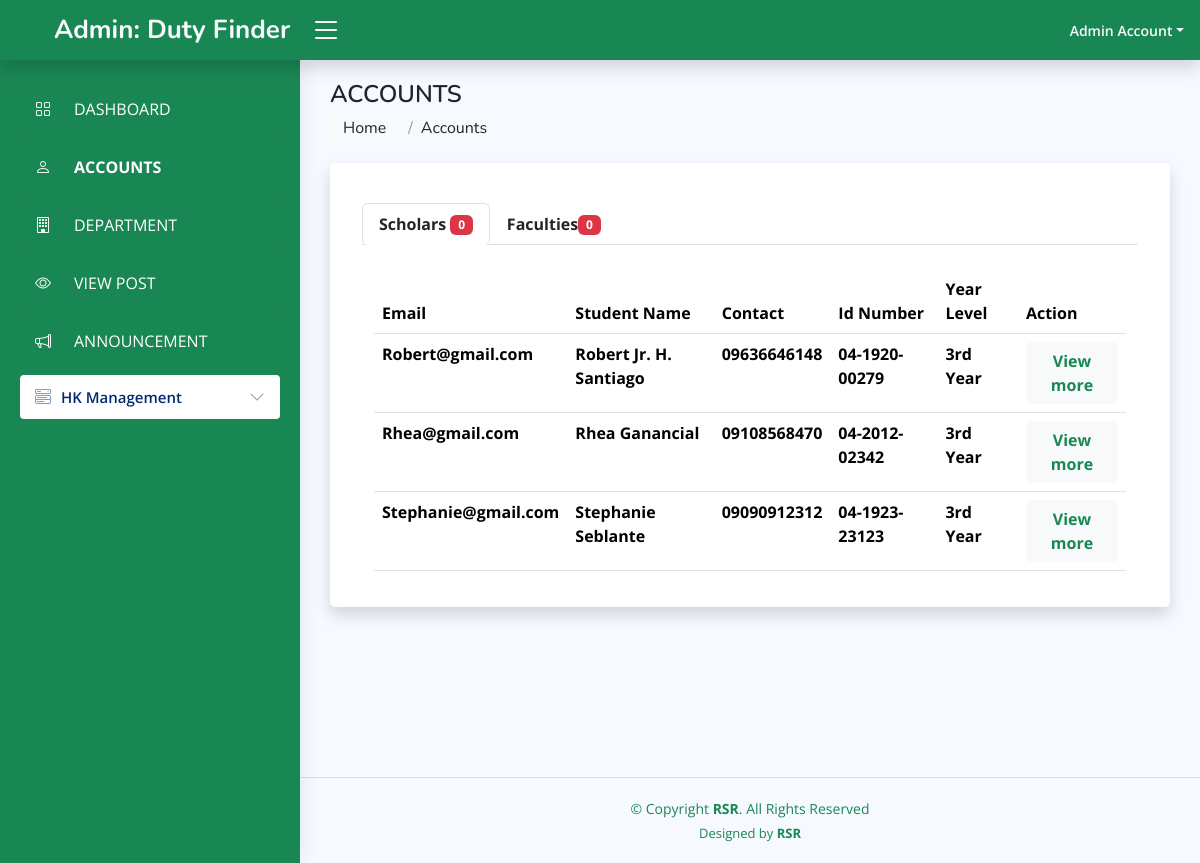
The page /admin/account.php (signed in) on the database its author committed.
### tables this page shows
CREATE TABLE `scholars` (
  `id` int(255) NOT NULL,
  `email` varchar(255) NOT NULL,
  `password` varchar(255) NOT NULL,
  `student_name` varchar(255) NOT NULL,
  `contact` varchar(255) NOT NULL,
  `id_no` varchar(255) NOT NULL,
  `year_level` varchar(255) NOT NULL,
  `course` varchar(255) NOT NULL,
  `department` varchar(255) NOT NULL,
  `status` varchar(255) NOT NULL
);

### admin/account.php (the view, shortened to what this page needs)
<?php
include '../conn.php';
if (empty($_SESSION['email'])) {
?>
  <script>
    alert("Session Expired Please Login Again");
    location.href = '../index.html';
  </script>
<?php
} else {
  $e = $_SESSION['email'];
  $get_admin_det = mysqli_query($conn, "SELECT * FROM admin WHERE email = '$e'");
  while ($admin = mysqli_fetch_object($get_admin_det)) {
    $fullname  = $admin->fullname;
  }
}
?>
<!DOCTYPE html>
<html lang="en">
<head>
  <link href="assets/vendor/bootstrap/css/bootstrap.min.css" rel="stylesheet">
  <link href="assets/vendor/bootstrap-icons/bootstrap-icons.css" rel="stylesheet">
  <link href="assets/vendor/boxicons/css/boxicons.min.css" rel="stylesheet">
  <link href="assets/vendor/quill/quill.snow.css" rel="stylesheet">
  <link href="assets/vendor/quill/quill.bubble.css" rel="stylesheet">
  <link href="assets/vendor/remixicon/remixicon.css" rel="stylesheet">
  <link href="assets/vendor/simple-datatables/style.css" rel="stylesheet">
  <link href="assets/css/style.css" rel="stylesheet">
</head>
<body>
  <header id="header" class="header fixed-top d-flex align-items-center shadow" style="background:#198754 ;">
    <div class="d-flex align-items-center justify-content-between">
      <a href="index.html" class="logo d-flex align-items-center">
        <span class="d-none d-lg-block text-light">Admin: Duty Finder</span>
      </a>
      <i class="bi bi-list toggle-sidebar-btn text-white"></i>
    </div>
    <nav class="header-nav ms-auto">
      <ul class="d-flex align-items-center">
        <li class="nav-item dropdown pe-3">
          <a class="nav-link nav-profile d-flex align-items-center pe-0" href="#" data-bs-toggle="dropdown">
            <span class="d-none d-md-block dropdown-toggle ps-2 text-light"><?php echo $fullname ?></span>
          </a>
        </li>
      </ul>
    </nav>
  </header>
  <aside id="sidebar" class="sidebar bg-success">
    <ul class="sidebar-nav" id="sidebar-nav">
      <li class="nav-item bg-success">
        <a class="nav-link collapsed text-light bg-success fw-bold" href="index.php">
          <i class="bi bi-grid text-light"></i>
          <span class="btn btn-success">DASHBOARD</span>
        </a>
        <a class="nav-link bg-success fw-bold text-light" href="account.php">
          <i class="bi bi-person text-light "></i>
          <span class="btn btn-success fw-bold  ">ACCOUNTS</span>
        </a>
        <a class="nav-link collapsed btn btn-light bg-success text-light " href="department.php">
          <i class="bi bi-building text-light"></i>
          <span class="btn btn-success">DEPARTMENT</span>
        </a>
        <a class="nav-link collapsed bg-success text-light " href="view.php">
          <i class="bi bi-eye text-light"></i>
          <span class="btn btn-success">VIEW POST</span>
        </a>
        <a class="nav-link collapsed bg-success text-light " href="announcement.php">
          <i class="bi bi-megaphone text-light"></i>
          <span class="btn btn-success">ANNOUNCEMENT</span>
        </a>
        <li class="nav-item ">
        <a class="nav-link collapsed" data-bs-target="#components-nav" data-bs-toggle="collapse" href="#">
          <i class="bi bi-menu-button-wide"></i><span>HK Management</span><i class="bi bi-chevron-down ms-auto"></i>
        </a>
      </li>
      </li>
    </ul>
  </aside>
  <main id="main" class="main">
    <div class="pagetitle ">
      <h1 class="text-dark">ACCOUNTS</h1>
      <nav>
        <ol class="breadcrumb">
          <li class="breadcrumb-item "><a href="index.php" class="text-dark btn btn-light">Home</a></li>
          <li class="breadcrumb-item btn btn-light text-dark">Accounts</li>
        </ol>
      </nav>
    </div>
    <section class="section dashboard">
      <div class="card shadow">
        <div class="card-body">
          <div class="container mt-3">
            <br>
            <ul class="nav nav-tabs" role="tablist">
              <li class="nav-item">
                <?php
                $get_new_sch = mysqli_query($conn, "SELECT * FROM scholars WHERE status = 'New'");
                $scholar_new = mysqli_num_rows($get_new_sch);
                ?>
                <a class="nav-link active btn btn-light text-dark fw-bold" data-bs-toggle="tab" href="#scholars">Scholars <sup class="badge bg-danger"><?php echo $scholar_new; ?></sup></a>
              </li>
              <li class="nav-item">
                <?php
                $get_new = mysqli_query($conn, "SELECT * FROM faculties WHERE account_status = 'New'");
                $faculties_new = mysqli_num_rows($get_new);
                ?>
                <a class="nav-link btn btn-light text-dark  fw-bold" data-bs-toggle="tab" href="#faculties">Faculties<sup class="badge bg-danger"><?php echo $faculties_new; ?></sup></a>
              </li>
            </ul>
            <div class="tab-content">
              <div id="scholars" class="container tab-pane active"><br>
                <table class="table">
                  <thead>
                    <tr>
                      <th scope="col">Email</th>
                      <th scope="col">Student Name</th>
                      <th scope="col">Contact</th>
                      <th scope="col">Id Number </th>
                      <th scope="col">Year Level</th>
                      <th scope="col">Action</th>
                    </tr>
                  </thead>
                  <tbody>
                    <?php
                    $get_students = mysqli_query($conn, "SELECT * FROM scholars");
                    while ($std = mysqli_fetch_array($get_students)) {
                    ?>
                      <tr>
                        <th scope="row"><?php echo $std['email'] ?></th>
                        <th scope="row"><?php echo $std['student_name'] ?></th>
                        <th scope="row"><?php echo $std['contact'] ?></th>
                        <th scope="row"><?php echo $std['id_no'] ?></th>
                        <th scope="row"><?php echo $std['year_level'] ?></th>
                        <th scope="col"><a href="" class="btn btn-light text-success fw-bold" data-bs-toggle="modal" data-bs-target="#more<?php echo $std['id'] ?>">View more</a></th>
                      </tr>
                      <div class="modal" tabindex="-1" id="more<?php echo $std['id'] ?>">
                      <?php
                    }
                      ?>
                  </tbody>
                </table>
              </div>
            </div>
          </div>
        </div>
      </div>
    </section>
  </main>
  <footer id="footer" class="footer" style="margin-top: 10%">
    <div class="copyright text-success">
      &copy; Copyright <strong><span class="text-success">RSR</span></strong>. All Rights Reserved
    </div>
    <div class="credits text-success">
      Designed by <a href="https://bootstrapmade.com/" class="text-success fw-bold">RSR</a>
    </div>
  </footer>
</body>
</html>

### admin/assets/css/style.css (style rules this page uses)
:root { scroll-behavior: smooth; }
body { font-family: "Open Sans", sans-serif; background: #f6f9ff; color: #444444; }
a { color: #4154f1; text-decoration: none; }
h1, h2, h3, h4, h5, h6 { font-family: "Nunito", sans-serif; }
#main { margin-top: 60px; padding: 20px 30px; transition: all 0.3s; }
.pagetitle { margin-bottom: 10px; }
.pagetitle h1 { font-size: 24px; margin-bottom: 0; font-weight: 600; color: #012970; }
.card { margin-bottom: 30px; border: none; border-radius: 5px; box-shadow: 0px 0 30px rgba(1, 41, 112, 0.1); }
.card-body { padding: 0 20px 20px 20px; }
.breadcrumb { font-size: 14px; font-family: "Nunito", sans-serif; color: #899bbd; font-weight: 600; }
.breadcrumb a { color: #899bbd; transition: 0.3s; }
.breadcrumb .breadcrumb-item::before { color: #899bbd; }
.logo { line-height: 1; }
@media (min-width: 1200px) { .logo { width: 280px; } }
.logo span { font-size: 26px; font-weight: 700; color: #012970; font-family: "Nunito", sans-serif; }
.header { transition: all 0.5s; z-index: 997; height: 60px; box-shadow: 0px 2px 20px rgba(1, 41, 112, 0.1); background-color: #fff; padding-left: 20px; }
.header .toggle-sidebar-btn { font-size: 32px; padding-left: 10px; cursor: pointer; color: #012970; }
.header-nav ul { list-style: none; }
.header-nav>ul { margin: 0; padding: 0; }
.header-nav .nav-profile { color: #012970; }
.header-nav .nav-profile span { font-size: 14px; font-weight: 600; }
.sidebar { position: fixed; top: 60px; left: 0; bottom: 0; width: 300px; z-index: 996; transition: all 0.3s; padding: 20px; overflow-y: auto; scrollbar-width: thin; scrollbar-color: #aab7cf transparent; box-shadow: 0px 0px 20px rgba(1, 41, 112, 0.1); background-color: #fff; }
@media (min-width: 1200px) { #main, #footer { margin-left: 300px; } }
.sidebar-nav { padding: 0; margin: 0; list-style: none; }
.sidebar-nav li { padding: 0; margin: 0; list-style: none; }
.sidebar-nav .nav-item { margin-bottom: 5px; }
.sidebar-nav .nav-link { display: flex; align-items: center; font-size: 15px; font-weight: 600; color: #4154f1; transition: 0.3; background: #f6f9ff; padding: 10px 15px; border-radius: 4px; }
.sidebar-nav .nav-link i { font-size: 16px; margin-right: 10px; color: #4154f1; }
.sidebar-nav .nav-link.collapsed { color: #012970; background: #fff; }
.sidebar-nav .nav-link.collapsed i { color: #899bbd; }
.sidebar-nav .nav-link .bi-chevron-down { margin-right: 0; transition: transform 0.2s ease-in-out; }
.footer { padding: 20px 0; font-size: 14px; transition: all 0.3s; border-top: 1px solid #cddfff; }
.footer .copyright { text-align: center; color: #012970; }
.footer .credits { padding-top: 5px; text-align: center; font-size: 13px; color: #012970; }

### rows shown on the page
scholars: email "Robert@gmail.com", student_name "Robert Jr. H. Santiago", contact "09636646148", id_no "04-1920-00279", year_level "3rd Year"
scholars: email "Rhea@gmail.com", student_name "Rhea Ganancial", contact "09108568470", id_no "04-2012-02342", year_level "3rd Year"
scholars: email "Stephanie@gmail.com", student_name "Stephanie Seblante", contact "09090912312", id_no "04-1923-23123", year_level "3rd Year"

### other values the page prints
$fullname "Admin Account"
$scholar_new "0"
$faculties_new "0"
